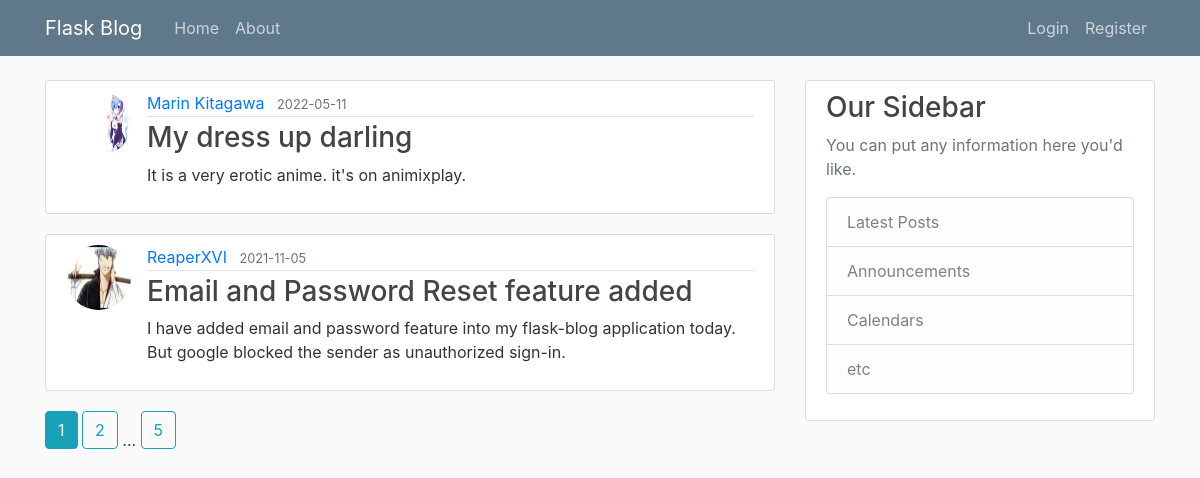
The page /home on the database its author committed.
### flaskblog/models.py (models this page shows, shortened)
class Post(db.Model):
    id = db.Column(db.Integer, primary_key=True)
    title = db.Column(db.String(100), nullable=False)
    date_posted = db.Column(db.DateTime, nullable=False, default=datetime.utcnow)
    content = db.Column(db.Text, nullable=False)
    user_id = db.Column(db.Integer, db.ForeignKey('user.id'), nullable=False)

class User(db.Model, UserMixin):
    id = db.Column(db.Integer, primary_key=True)
    username = db.Column(db.String(20), unique=True, nullable=False)
    email = db.Column(db.String(120), unique=True, nullable=False)
    image_file = db.Column(db.String(20), nullable=False, default='default.jpg')
    password = db.Column(db.String(60), nullable=False)
    posts = db.relationship('Post', backref='author', lazy=True)

### flaskblog/main/routes.py (the view)
@main.route('/')
@main.route('/home')
def home():
    page = request.args.get('page', 1, type=int)
    posts = Post.query.order_by(Post.date_posted.desc()).paginate(page=page, per_page=2)
    return render_template('home.html', title='Home', posts=posts)

### flaskblog/templates/home.html
{% extends "layout.html" %}
{% block content %}
    {% for post in posts.items %}
        <article class="media content-section">
            <img class="rounded-circle article-img" src="{{ url_for('static', filename='profile_pics/' + post.author.image_file) }}">
            <div class="media-body">
              <div class="article-metadata">
                <a class="mr-2" href="{{ url_for('users.user_posts', username=post.author.username) }}">{{ post.author.username }}</a>
                <small class="text-muted">{{ post.date_posted.strftime('%Y-%m-%d') }}</small>
              </div>
              <h3><a class="article-title" href="{{ url_for('posts.post', post_id=post.id) }}">{{ post.title }}</a></h3>
              <p class="article-content">{{ post.content }}</p>
            </div>
        </article>
    {% endfor %}
    {% for page_num in posts.iter_pages(left_edge=1, right_edge=1, left_current=1, right_current=2) %}
        {% if page_num %}
            {% if posts.page == page_num %}
                <a class="btn btn-info mb-4" href="{{ url_for('main.home', page=page_num) }}">{{ page_num }}</a>
            {% else %}
                <a class="btn btn-outline-info mb-4" href="{{ url_for('main.home', page=page_num) }}">{{ page_num }}</a>
            {% endif %}
        {% else %}
            ...
        {% endif %}
    {% endfor %}
{% endblock content %}

### flaskblog/templates/layout.html (shortened to what this page needs)
<!DOCTYPE html>
<html>
<head>
    <link rel="stylesheet" href="https://stackpath.bootstrapcdn.com/bootstrap/4.3.1/css/bootstrap.min.css">
    <link rel="stylesheet" type="text/css" href="{{ url_for('static', filename='main.css') }}">
</head>
<body>
    <header class="site-header">
      <nav class="navbar navbar-expand-md navbar-dark bg-steel fixed-top">
        <div class="container">
          <a class="navbar-brand mr-4" href="/">Flask Blog</a>
          <div class="collapse navbar-collapse" id="navbarToggle">
            <div class="navbar-nav mr-auto">
              <a class="nav-item nav-link" href="{{ url_for('main.home') }}">Home</a>
              <a class="nav-item nav-link" href="{{ url_for('main.about') }}">About</a>
            </div>
            <div class="navbar-nav">
                {% if current_user.is_authenticated %}
                  <a class="nav-item nav-link" href="{{ url_for('posts.new_post') }}">New Post</a>
                  <a class="nav-item nav-link" href="{{ url_for('users.account') }}">Account</a>
                  <a class="nav-item nav-link" href="{{ url_for('users.logout') }}">Logout</a>
                {% else %}
                  <a class="nav-item nav-link" href="{{ url_for('users.login') }}">Login</a>
                  <a class="nav-item nav-link" href="{{ url_for('users.register') }}">Register</a>
                {% endif %}
            </div>
          </div>
        </div>
      </nav>
    </header>
    <main role="main" class="container">
      <div class="row">
        <div class="col-md-8">
            {% block content %}{% endblock %}
        </div>
        <div class="col-md-4">
          <div class="content-section">
            <h3>Our Sidebar</h3>
            <p class='text-muted'>You can put any information here you'd like.
              <ul class="list-group">
                <li class="list-group-item list-group-item-light">Latest Posts</li>
                <li class="list-group-item list-group-item-light">Announcements</li>
                <li class="list-group-item list-group-item-light">Calendars</li>
                <li class="list-group-item list-group-item-light">etc</li>
              </ul>
            </p>
          </div>
        </div>
      </div>
    </main>
</body>
</html>

### flaskblog/static/main.css (style rules this page uses)
body { background: #fafafa; color: #333333; margin-top: 5rem; }
h1, h2, h3, h4, h5, h6 { color: #444444; }
.bg-steel { background-color: #5f788a; }
.site-header .navbar-nav .nav-link { color: #cbd5db; }
.content-section { background: #ffffff; padding: 10px 20px; border: 1px solid #dddddd; border-radius: 3px; margin-bottom: 20px; }
.article-title { color: #444444; }
.article-content { white-space: pre-line; }
.article-img { height: 65px; width: 65px; margin-right: 16px; }
.article-metadata { padding-bottom: 1px; margin-bottom: 4px; border-bottom: 1px solid #e3e3e3 }

### rows shown on the page
Post: image_file (picture), author.username "Marin Kitagawa", date_posted "2022-05-11", title "My dress up darling", content "It is a very erotic anime. it's on animixplay."
Post: image_file (picture), author.username "ReaperXVI", date_posted "2021-11-05", title "Email and Password Reset feature added", content "I have added email and password feature into my flask-blog application today. But google blocked the sender as unauthorized sign-in."

### other values the page prints
{{ page_num }} "1"
{{ page_num }} "2" "5"
